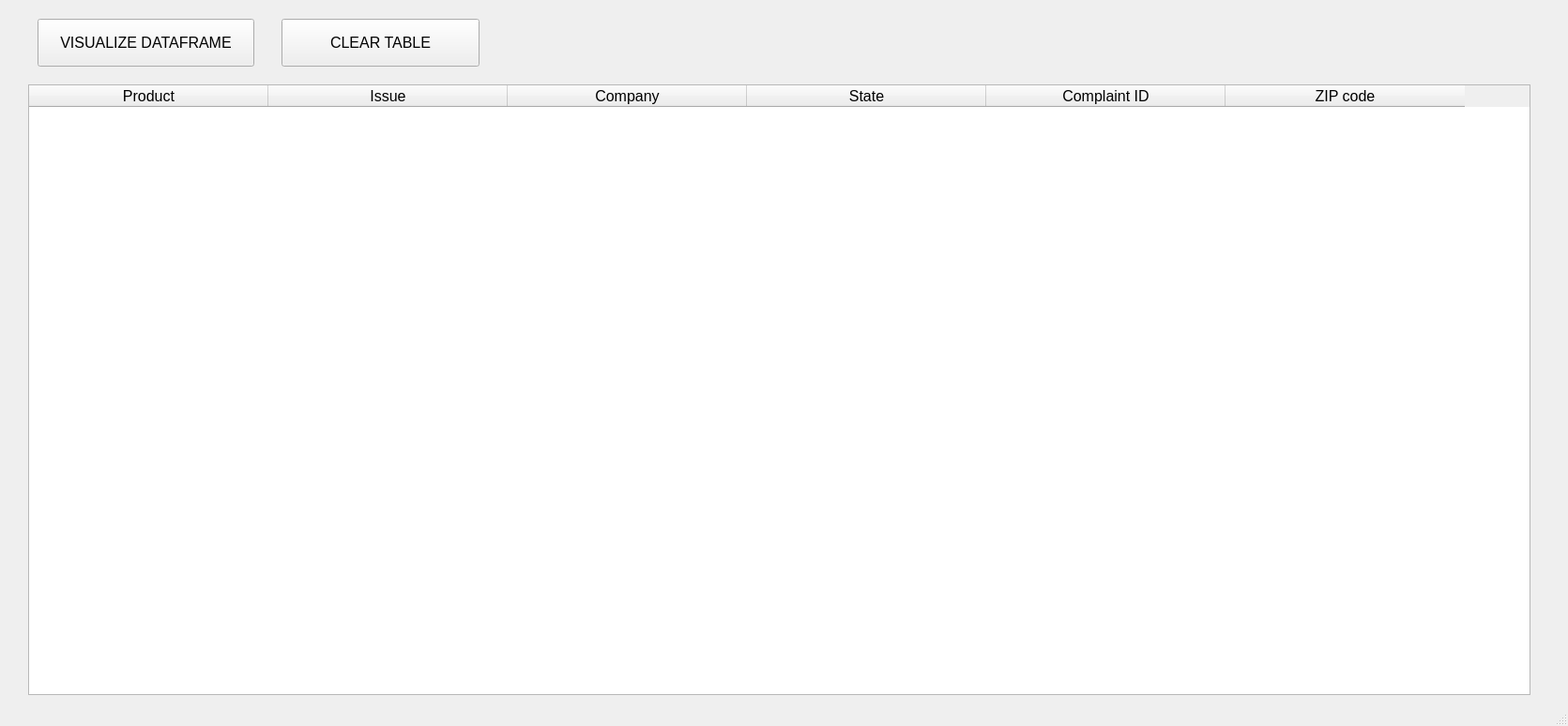
<?xml version="1.0" encoding="UTF-8"?>
<ui version="4.0">
 <class>MainWindow</class>
 <widget class="QMainWindow" name="MainWindow">
  <property name="geometry">
   <rect>
    <x>0</x>
    <y>0</y>
    <width>1671</width>
    <height>774</height>
   </rect>
  </property>
  <property name="sizePolicy">
   <sizepolicy hsizetype="Preferred" vsizetype="Preferred">
    <horstretch>0</horstretch>
    <verstretch>0</verstretch>
   </sizepolicy>
  </property>
  <property name="maximumSize">
   <size>
    <width>1910</width>
    <height>993</height>
   </size>
  </property>
  <property name="palette">
   <palette>
    <active>
     <colorrole role="Text">
      <brush brushstyle="SolidPattern">
       <color alpha="255">
        <red>255</red>
        <green>0</green>
        <blue>0</blue>
       </color>
      </brush>
     </colorrole>
     <colorrole role="PlaceholderText">
      <brush brushstyle="SolidPattern">
       <color alpha="128">
        <red>255</red>
        <green>0</green>
        <blue>0</blue>
       </color>
      </brush>
     </colorrole>
    </active>
    <inactive>
     <colorrole role="Text">
      <brush brushstyle="SolidPattern">
       <color alpha="255">
        <red>255</red>
        <green>0</green>
        <blue>0</blue>
       </color>
      </brush>
     </colorrole>
     <colorrole role="PlaceholderText">
      <brush brushstyle="SolidPattern">
       <color alpha="128">
        <red>255</red>
        <green>0</green>
        <blue>0</blue>
       </color>
      </brush>
     </colorrole>
    </inactive>
    <disabled>
     <colorrole role="Text">
      <brush brushstyle="SolidPattern">
       <color alpha="255">
        <red>190</red>
        <green>190</green>
        <blue>190</blue>
       </color>
      </brush>
     </colorrole>
     <colorrole role="PlaceholderText">
      <brush brushstyle="SolidPattern">
       <color alpha="128">
        <red>0</red>
        <green>0</green>
        <blue>0</blue>
       </color>
      </brush>
     </colorrole>
    </disabled>
   </palette>
  </property>
  <property name="font">
   <font>
    <pointsize>12</pointsize>
    <underline>false</underline>
   </font>
  </property>
  <property name="windowTitle">
   <string>MainWindow</string>
  </property>
  <widget class="QWidget" name="centralwidget">
   <widget class="QTableWidget" name="tableWidget">
    <property name="geometry">
     <rect>
      <x>30</x>
      <y>90</y>
      <width>1601</width>
      <height>651</height>
     </rect>
    </property>
    <property name="sizePolicy">
     <sizepolicy hsizetype="Preferred" vsizetype="Preferred">
      <horstretch>0</horstretch>
      <verstretch>0</verstretch>
     </sizepolicy>
    </property>
    <property name="frameShape">
     <enum>QFrame::StyledPanel</enum>
    </property>
    <property name="frameShadow">
     <enum>QFrame::Sunken</enum>
    </property>
    <property name="lineWidth">
     <number>6</number>
    </property>
    <property name="midLineWidth">
     <number>-5</number>
    </property>
    <property name="gridStyle">
     <enum>Qt::SolidLine</enum>
    </property>
    <property name="rowCount">
     <number>0</number>
    </property>
    <property name="columnCount">
     <number>6</number>
    </property>
    <attribute name="horizontalHeaderMinimumSectionSize">
     <number>34</number>
    </attribute>
    <attribute name="horizontalHeaderDefaultSectionSize">
     <number>255</number>
    </attribute>
    <column>
     <property name="text">
      <string>Product</string>
     </property>
    </column>
    <column>
     <property name="text">
      <string>Issue</string>
     </property>
    </column>
    <column>
     <property name="text">
      <string>Company</string>
     </property>
    </column>
    <column>
     <property name="text">
      <string>State</string>
     </property>
    </column>
    <column>
     <property name="text">
      <string>Complaint ID</string>
     </property>
    </column>
    <column>
     <property name="text">
      <string>ZIP code</string>
     </property>
    </column>
   </widget>
   <widget class="QPushButton" name="pushButton">
    <property name="geometry">
     <rect>
      <x>40</x>
      <y>20</y>
      <width>231</width>
      <height>51</height>
     </rect>
    </property>
    <property name="text">
     <string>VISUALIZE DATAFRAME</string>
    </property>
   </widget>
   <widget class="QPushButton" name="pushButton_2">
    <property name="geometry">
     <rect>
      <x>300</x>
      <y>20</y>
      <width>211</width>
      <height>51</height>
     </rect>
    </property>
    <property name="text">
     <string>CLEAR TABLE</string>
    </property>
   </widget>
  </widget>
  <widget class="QStatusBar" name="statusbar"/>
  <action name="actionClose">
   <property name="text">
    <string>Close</string>
   </property>
  </action>
 </widget>
 <resources/>
 <connections/>
</ui>
